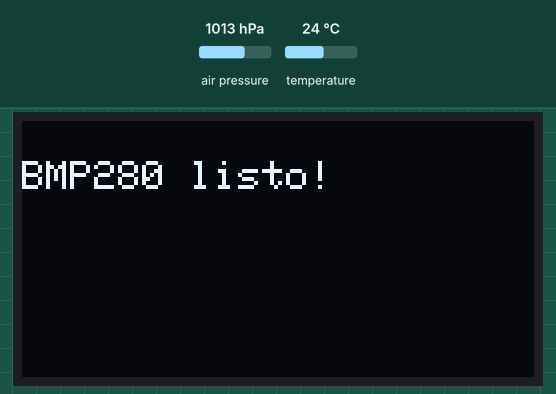
This sketch was run on a simulated Arduino Mega 2560, built with avr-gcc and run on an emulated ATmega2560. Shown: 128×64 one-colour display. The test bench sets the inputs (shaded band); at power-on: air pressure 1013 hPa, temperature 24 °C. What the sketch prints to the serial monitor is not drawn.

Above: at 1.6 s.
At 3.7 s:
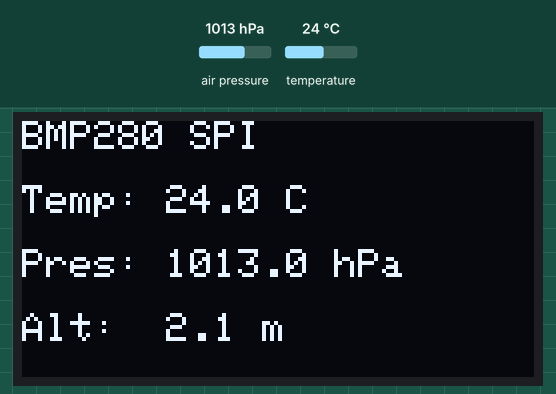
3.8 s: air pressure set to 952 hPa
At 5.8 s:
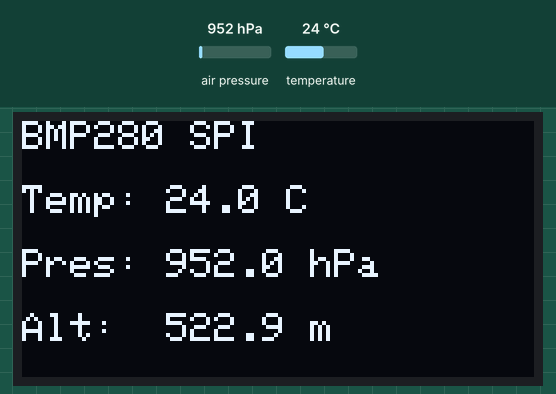
6.1 s: temperature set to 12 °C
At 8.0 s:
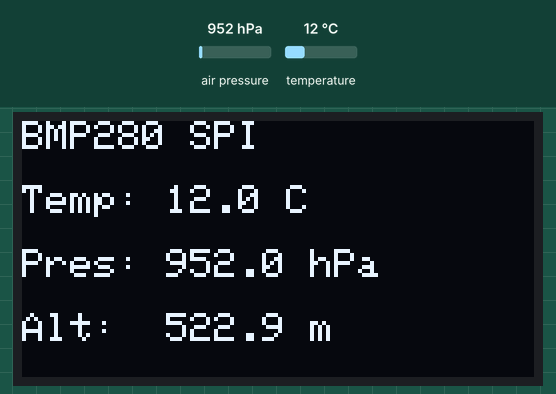
8.4 s: air pressure set to 975 hPa
At 10.0 s:
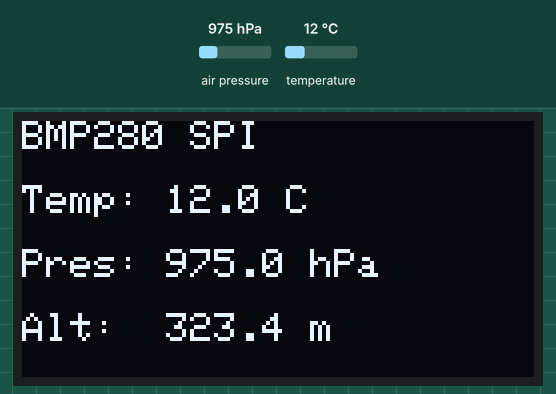
10.7 s: temperature set to 19 °C
Timing chart, 0 to 13.7 s (numbered marks = the images above; inputs shaded):
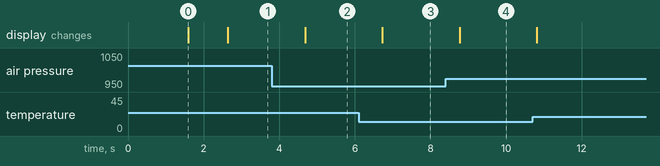

The sketch:

spi.ino
```cpp
#include <SPI.h>
#include <Wire.h>
#include <Adafruit_BMP280.h>
#include <Adafruit_GFX.h>
#include <Adafruit_SSD1306.h>

// ====== CONFIGURACIÓN BMP280 (SPI) ======
#define BMP_CS   5
#define BMP_SCK  18
#define BMP_MISO 19
#define BMP_MOSI 23

Adafruit_BMP280 bmp(BMP_CS, BMP_MOSI, BMP_MISO, BMP_SCK);
#define SEALEVELPRESSURE_HPA (1013.25)

// ====== CONFIGURACIÓN OLED ======
#define SCREEN_WIDTH 128
#define SCREEN_HEIGHT 64
#define OLED_RESET -1
#define SCREEN_ADDRESS 0x3C  // Cambiar a 0x3D si no funciona
Adafruit_SSD1306 display(SCREEN_WIDTH, SCREEN_HEIGHT, &Wire, OLED_RESET);

void setup() {
  // ===== Comunicación Serial =====
  Serial.begin(115200);
  Serial.println("=====================================");
  Serial.println("🔧 Iniciando práctica BMP280 (SPI) + OLED SSD1306");
  Serial.println("=====================================");

  // ===== Inicialización OLED =====
  if (!display.begin(SSD1306_SWITCHCAPVCC, SCREEN_ADDRESS)) {
    Serial.println("❌ Error: No se detecta la pantalla OLED.");
    while (true);
  }
  display.clearDisplay();
  display.setTextSize(1);
  display.setTextColor(SSD1306_WHITE);
  display.setCursor(0, 10);
  display.println("BMP280 SPI + OLED");
  display.display();
  delay(1500);

  // ===== Inicialización BMP280 =====
  if (!bmp.begin()) {
    Serial.println("❌ Error: No se detecta el BMP280 (SPI). Verifica conexiones.");
    display.clearDisplay();
    display.setCursor(0, 10);
    display.println("BMP280 no detectado");
    display.display();
    while (true);
  }

  bmp.setSampling(Adafruit_BMP280::MODE_NORMAL,
                  Adafruit_BMP280::SAMPLING_X2,   // Temperatura sobremuestreo x2
                  Adafruit_BMP280::SAMPLING_X16,  // Presión sobremuestreo x16
                  Adafruit_BMP280::FILTER_X16,    // Filtro interno
                  Adafruit_BMP280::STANDBY_MS_500);

  Serial.println("✅ Sensor BMP280 (SPI) iniciado correctamente.\n");
  display.clearDisplay();
  display.setCursor(0, 10);
  display.println("BMP280 listo!");
  display.display();
  delay(1000);
}

void loop() {
  // ===== Lectura de datos =====
  float temperature = bmp.readTemperature();       // °C
  float pressure = bmp.readPressure() / 100.0F;    // hPa
  float altitude = bmp.readAltitude(SEALEVELPRESSURE_HPA); // m

  // ===== Mostrar por Serial =====
  Serial.println("===== LECTURA DEL BMP280 (SPI) =====");
  Serial.print("🌡️ Temperatura: ");
  Serial.print(temperature);
  Serial.println(" °C");

  Serial.print("⛽ Presión: ");
  Serial.print(pressure);
  Serial.println(" hPa");

  Serial.print("⛰️ Altitud: ");
  Serial.print(altitude);
  Serial.println(" m");
  Serial.println("==============================\n");

  // ===== Mostrar en OLED =====
  display.clearDisplay();
  display.setTextSize(1);
  display.setTextColor(SSD1306_WHITE);

  display.setCursor(0, 0);
  display.println("BMP280 SPI");

  display.setTextSize(1);
  display.setCursor(0, 16);
  display.print("Temp: ");
  display.print(temperature, 1);
  display.println(" C");

  display.setCursor(0, 32);
  display.print("Pres: ");
  display.print(pressure, 1);
  display.println(" hPa");

  display.setCursor(0, 48);
  display.print("Alt:  ");
  display.print(altitude, 1);
  display.println(" m");

  display.display();

  delay(2000);
}
```

Measured:
- after the input at 3.8 s, the display: changes after 0.88 s (image 2)
- after the input at 6.1 s, the display: changes after 0.63 s (image 3)
- after the input at 8.4 s, the display: changes after 0.37 s (image 4)
- what the display in image 0 shows lasts 1.0 s, from 1.6 s to 2.6 s
